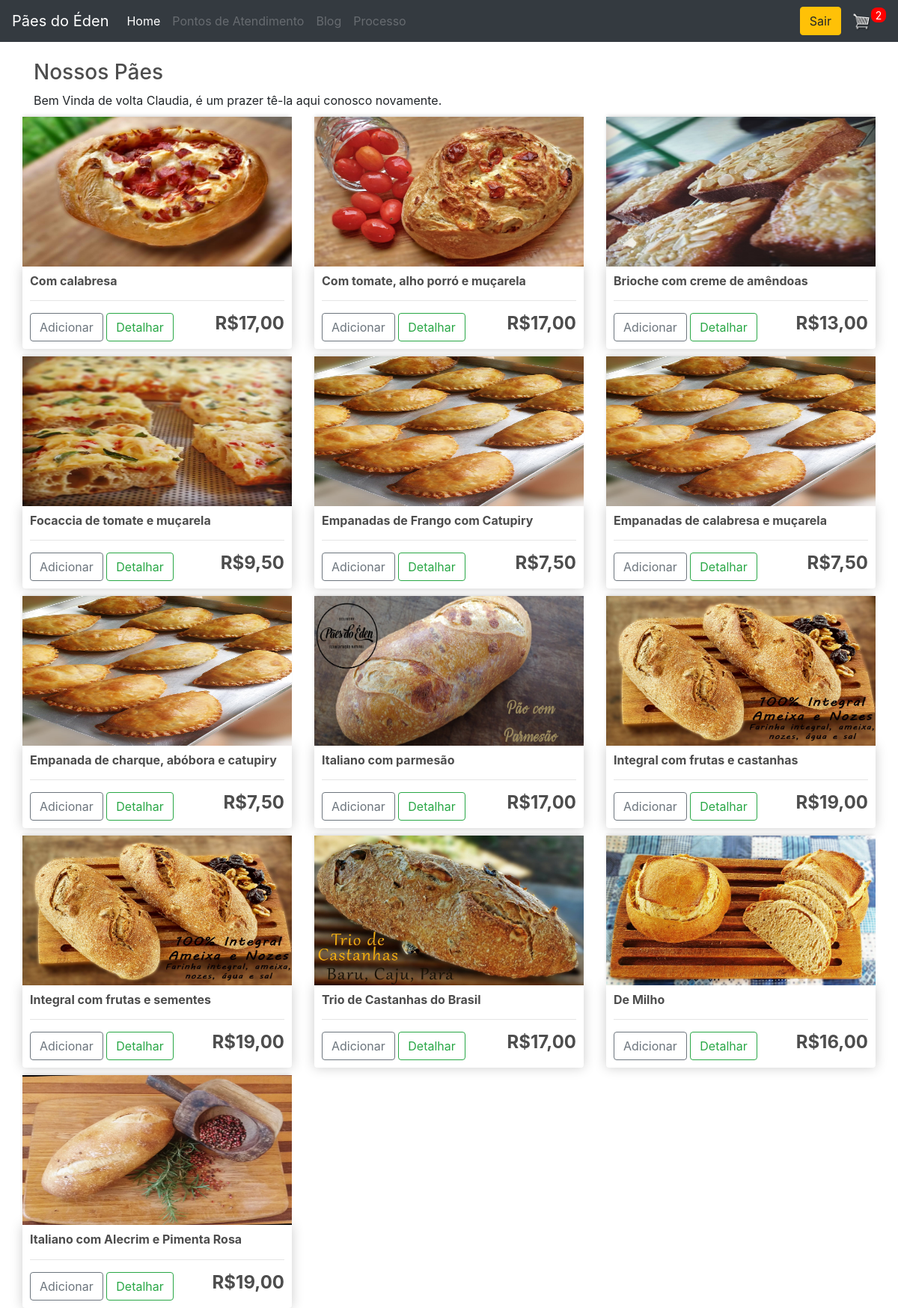
The app's page / (signed in) with its own data.
### store/models.py (models this page shows, shortened)
class Cliente(models.Model):
    ENUM_GENERO = [
        ('M', 'Masculino'),
        ('F', 'Feminino')
    ]
    nome = models.CharField(max_length=200)
    senha = models.CharField(max_length=200)
    email = models.CharField(max_length=200)
    genero = models.CharField(choices=ENUM_GENERO, max_length=1, default='M')
    endereco = models.CharField(max_length=200, null=True, blank=True)
    referencia = models.CharField(max_length=200, null=True, blank=True)
    cidade = models.CharField(max_length=200, default='Brasília')
    telefone = models.CharField(max_length=200, null=True, blank=True)
    autenticado = models.BooleanField(default=False)
    @property
    def adjetivo(self):
        if self.genero == 'M':
            return 'o'
        return 'a'

class Produto(models.Model):
    nome = models.CharField(max_length=200)
    image = models.ImageField(null=True, blank=True)
    detalhes = models.TextField(null=True, blank=True)
    preco = models.FloatField()
    digital = models.BooleanField(default=False, null=True, blank=True)
    @property
    def imageURL(self):
        try:
            url = self.image.url
        except:
            url = ''
        return url

### store/views.py (the view)
# urls.py: path('', include('store.urls')),
def store(request):
    try:
        autenticado = request.session['autenticado']
    except:
        autenticado = False
    if autenticado:
        clienteId = request.session['cliente']
        cliente = Cliente.objects.get(id=clienteId)
        ordem = Ordem.objects.get(cliente=cliente, completo=False)
        carItens = ordem.get_car_itens
    produtos = Produto.objects.all()
    context = {'produtos': produtos,
               'carItens': carItens, 'autenticado': autenticado, 'cliente': cliente}
    return render(request, 'store/store.html', context)

### store/models.py (called while the page is built)
    @property
    def get_car_itens(self):
        ordemitens = self.ordemitem_set.all()
        total = sum([item.quantidade for item in ordemitens])
        return total

### store/templatetags/my_filters.py (called while the page is built)
def currency(dollars):
    dollars = round(float(dollars), 2)
    return "R$%s,%s" % (intcomma(int(dollars)), ("%0.2f" % dollars)[-2:])

### store/templates/store/store.html (shortened to what this page needs)
{% extends 'store/main.html' %}
{% load static %}
{% load my_filters %}
{% block content %}
  <h3>Nossos Pães</h3>
  {%if autenticado%}
  Bem Vind{{cliente.adjetivo}} de volta {{cliente.nome}}, é um prazer tê-l{{cliente.adjetivo}} aqui conosco novamente.
  {%else%}
  Lhe damos as Boas Vindas a <b>Pães do Éden</b>, proceda a <b>Entrada</b> em nossa loja para iniciar seus pedidos ou simplesmente veja nossas delícias.
  {%endif%}
  <div class="row">
   <div class="row">
      {% for produto in produtos %}
      <div class="col-lg-4">
         <img class="thumbnail" src="{{produto.imageURL}}">
         <div class="box-element product">
            <h6><strong>{{produto.nome}}</strong></h6>
            <hr>
            {%if autenticado%}
            <button class="btn btn-outline-secondary add-btn" onclick="addItem({{produto.id}});">Adicionar</button>
            {%endif%}
            <a class="btn btn-outline-success" href="#">Detalhar</a>
            <h4 style="display: inline-block; float: right"><strong>{{produto.preco | currency}}</strong></h4>
         </div>
      </div>
      {% endfor %}
   </div>
  </div>
{% endblock content %}

### static/css/main.css (style rules this page uses)
body { background-color: hsl(0, 0%, 98%); }
h1,h2,h3,h4,h5,h6 { color:hsl(0, 0%, 30%); }
.box-element { box-shadow:hsl(0, 0%, 80%) 0 0 16px; background-color: #fff; border-radius: 4px; padding: 10px; }
.thumbnail { width: 100%; height: 200px; -webkit-box-shadow: -1px -3px 5px -2px rgba(214,214,214,1); -moz-box-shadow: -1px -3px 5px -2px rgba(214,214,214,1); box-shadow: -1px -3px 5px -2px rgba(214,214,214,1); }
.product { border-radius: 0 0 4px 4px; }
.col-lg-4, .col-lg-6, .col-lg-8, .col-lg-12 { margin-top: 10px; }
.btn { border-radius: 0; }

### records on screen
Cliente: adjetivo "a", nome "Claudia"
Produto: imageURL (picture), nome "Com calabresa", preco "R$17,00"
Produto: imageURL (picture), nome "Com tomate, alho porró e muçarela", preco "R$17,00"
Produto: imageURL (picture), nome "Brioche com creme de amêndoas", preco "R$13,00"
Produto: imageURL (picture), nome "Focaccia de tomate e muçarela", preco "R$9,50"
Produto: imageURL (picture), nome "Empanadas de Frango com Catupiry", preco "R$7,50"
Produto: imageURL (picture), nome "Empanadas de calabresa e muçarela", preco "R$7,50"
Produto: imageURL (picture), nome "Empanada de charque, abóbora e catupiry", preco "R$7,50"
Produto: imageURL (picture), nome "Italiano com parmesão", preco "R$17,00"
Produto: imageURL (picture), nome "Integral com frutas e castanhas", preco "R$19,00"
Produto: imageURL (picture), nome "Integral com frutas e sementes", preco "R$19,00"
Produto: imageURL (picture), nome "Trio de Castanhas do Brasil", preco "R$17,00"
Produto: imageURL (picture), nome "De Milho", preco "R$16,00"
Produto: imageURL (picture), nome "Italiano com Alecrim e Pimenta Rosa", preco "R$19,00"

### other values on screen
{{ carItens }} "2"
